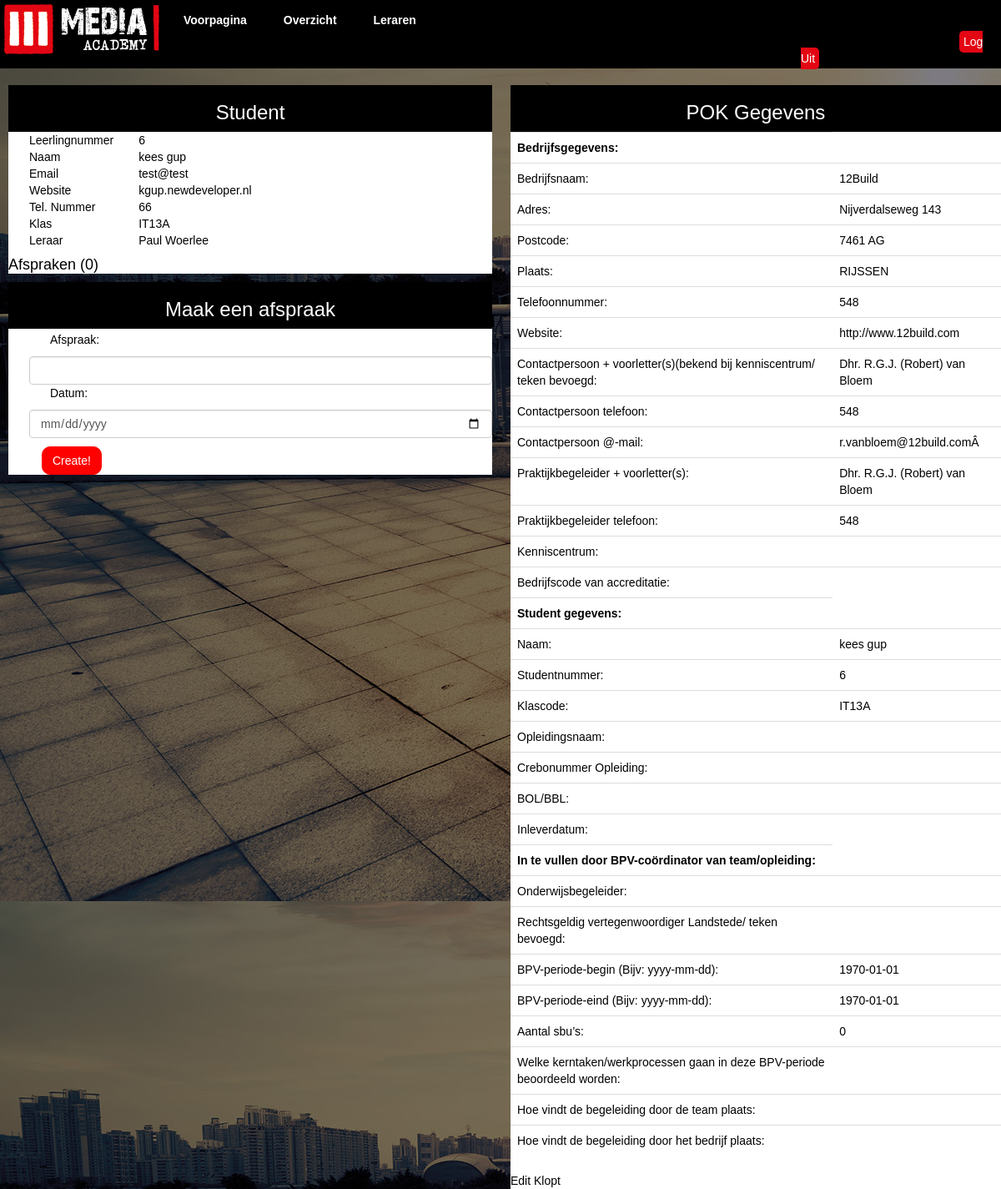
The page /leraren/showStudent/6 (signed in) on the database as committed earlier.
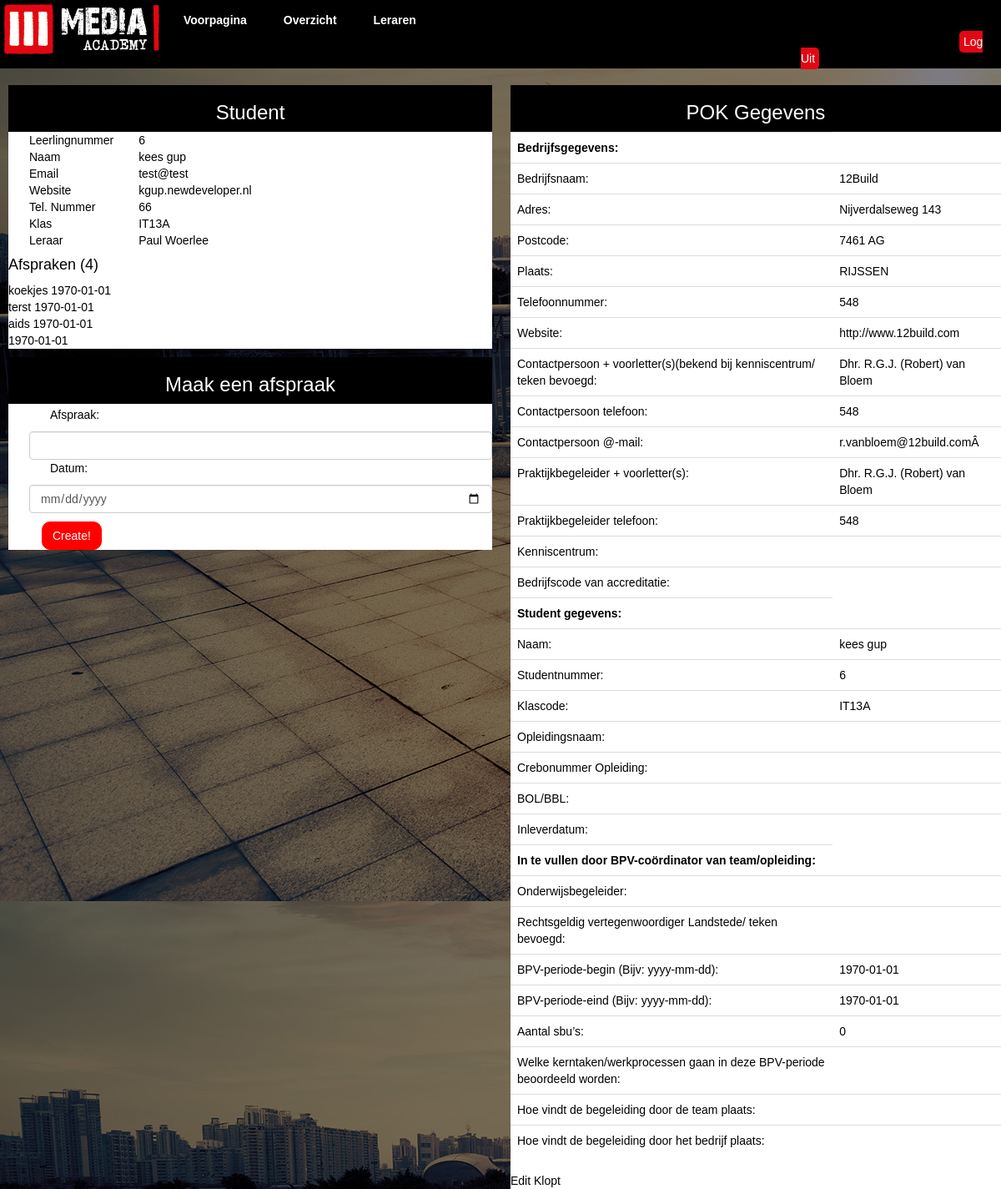
The same page on the database as committed later.
### tables this page shows
CREATE TABLE IF NOT EXISTS `studenten` (
  `leerlingnummer` int(11) NOT NULL,
  `voornaam` varchar(25) NOT NULL,
  `achternaam` varchar(25) NOT NULL,
  `wachtwoord` varchar(256) NOT NULL,
  `email` varchar(30) NOT NULL,
  `geboortedatum` timestamp NOT NULL DEFAULT CURRENT_TIMESTAMP ON UPDATE CURRENT_TIMESTAMP,
  `telefoonnummer` int(11) NOT NULL,
  `klas` varchar(11) NOT NULL,
  `leraar_id` int(11) NOT NULL,
  PRIMARY KEY (`leerlingnummer`)
);

CREATE TABLE IF NOT EXISTS `pokaanvraag` (
  `id` int(11) NOT NULL AUTO_INCREMENT,
  `leerlingnummer` int(11) NOT NULL,
  `bedrijfNaam` varchar(50) NOT NULL,
  `bedrijfAdres` varchar(50) NOT NULL,
  `bedrijfPostcode` varchar(10) NOT NULL,
  `bedrijfPlaats` varchar(50) NOT NULL,
  `bedrijfTelefoon` varchar(20) NOT NULL,
  `bedrijfWebsite` varchar(50) NOT NULL,
  `bedrijfContactPersoon` varchar(50) NOT NULL,
  `bedrijfContactPersoonTelefoon` varchar(20) NOT NULL,
  `bedrijfContactPersoonEmail` varchar(50) NOT NULL,
  `bedrijfPraktijkBegeleider` varchar(50) NOT NULL,
  `bedrijfPraktijkBegeleiderTelefoon` varchar(20) NOT NULL,
  `bedrijfKennisCentrum` varchar(50) NOT NULL,
  `bedrijfCode` varchar(20) NOT NULL,
  `studentNaam` varchar(50) NOT NULL,
  `studentKlas` varchar(20) NOT NULL,
  `studentOpleiding` varchar(50) NOT NULL,
  `studentCreboNummerOpleiding` varchar(20) NOT NULL,
  `studentRichting` varchar(50) NOT NULL,
  `studentInleverdatum` varchar(50) NOT NULL,
  `onderwijsBegeleider` varchar(50) NOT NULL,
  `vertegenwoordigerLandstede` varchar(50) NOT NULL,
  `bpvPeriodeBegin` int(11) NOT NULL,
  `bpvPeriodeEind` int(11) NOT NULL,
  `bpvSbu` int(11) NOT NULL,
  `werkprocessen` varchar(240) NOT NULL,
  `begeleidingTeam` varchar(240) NOT NULL,
  `begeleidingBedrijf` varchar(240) NOT NULL,
  `pokStatus` int(2) NOT NULL,
  PRIMARY KEY (`id`)
);

CREATE TABLE IF NOT EXISTS `leraren` (
  `id` int(11) NOT NULL AUTO_INCREMENT,
  `leraar_voornaam` varchar(25) NOT NULL,
  `leraar_achternaam` varchar(25) NOT NULL,
  `wachtwoord` varchar(256) NOT NULL,
  `leraar_email` varchar(25) NOT NULL,
  PRIMARY KEY (`id`)
);

CREATE TABLE IF NOT EXISTS `calender` (
  `id` int(11) NOT NULL AUTO_INCREMENT,
  `timestamp` int(32) NOT NULL,
  `afspraak` varchar(500) NOT NULL,
  `leerlingnummer` int(11) NOT NULL,
  `leraren_id` int(11) NOT NULL,
  PRIMARY KEY (`id`)
);

### controller/leraren.class.php (called while the page is built, shortened)
<?php
class Leraren extends Controller{
    public function __construct(){
	$this->view->title = 'Leraren';
	$this->view->style = 'bootstrap';
	$this->view->altStyle = 'style1';
    }
    function showStudent($leerlingNummer){
	$student = $this->model->getStudent($leerlingNummer);
	$afspraken = $this->model->afspraken($leerlingNummer);
	$locations = "[";
	foreach($student as $mapsLocation){
	    $locations .= "'" . $mapsLocation['bedrijfPostcode'] . "'" . ", ";
	}
	$locations = substr($locations, 0, strlen($locations) - 2) . "]";
	$names = "[";
	foreach($student as $name){
	    $names .= "'" . $name['voornaam'] . " " . $name['achternaam'] . "'" . ", ";
	}
	$names = substr($names, 0, strlen($names) - 2) . "]";
	$this->view->afspraken = $afspraken;
	$this->view->names = $names;
	$this->view->locations = $locations;
	$this->view->student = $student;
	$this->view->edit = false;
	$this->view->render('student');
    }
}

### libs/ini.php (called while the page is built, shortened)
<?php
require 'libs/router.php';
require 'libs/controller.php';
require 'libs/view.php';
require 'libs/model.php';
$site = new Router();

### index.php (called while the page is built)
<?php
require 'libs/ini.php';

### libs/model.php (called while the page is built)
<?php
class Model{
    public function __construct(){
	$this->dbh = new Database();
    }
}

### model/leraren.model.php (called while the page is built, shortened)
<?php
class Leraren_Model extends Model{
    public function getStudent($leerlingNummer){
	$sth = $this->dbh->prepare("SELECT studenten.*, leraren.*, pokaanvraag.* "
		. "			FROM studenten"
		. "			    JOIN leraren ON"
		. "				studenten.leraar_id = leraren.id"
		. "			    JOIN pokaanvraag ON"
		. "				studenten.leerlingnummer = pokaanvraag.leerlingnummer"
		. "			WHERE studenten.leerlingnummer = ? "
		. "			ORDER BY pokaanvraag.id DESC LIMIT 1");
	$sth->execute(array(
	    $leerlingNummer
	));
	return $sth->fetchall();
    }
    public function afspraken($leerlingNummer){
	$sth = $this->dbh->prepare("SELECT * FROM calender WHERE leerlingnummer = :leerlingnummer");
	$sth->execute(array(
	    ':leerlingnummer' => $leerlingNummer
	));
	return $sth->fetchall();
    }
}

### libs/controller.php (called while the page is built, shortened)
<?php
class Controller {
    public function loadmodel($name) {
        $path = 'model/' . $name . '.model.php';
        if (file_exists($path)) {
            $this->model = new $modelname;
        }
    }
}

### view/content/student.php (the view, shortened to what this page needs)
<div id="lHolder" style="width: 50%; display: inline-block;">
    <div id="klassen">
        <div id="klassen1">
            <h3>
                Student
            </h3>
        </div>
        <table class='haai'>
            <tr>
                <td>
                    Leerlingnummer
                </td>
                <td>
                    <?php
                    echo $this->student[0]["leerlingnummer"];
                    ?>
                </td>
            </tr>
            <tr>
                <td>
                    Naam
                </td>
                <td>
                    <?php
                    echo $this->student[0]["voornaam"] . " " . $this->student[0]["achternaam"];
                    ?>
                </td>
            </tr>
            <tr>
                <td>
                    Email
                </td>
                <td>
                    <?php
                    echo $this->student[0]["email"];
                    ?>
                </td>
            </tr>
            <tr>
                <td>
                    Website
                </td>
                <td>
                    <a href='http://<?php echo $this->student[0]["voornaam"][0] . $this->student[0]["achternaam"]; ?>.newdeveloper.nl' target='_blank'><?php echo $this->student[0]["voornaam"][0] . $this->student[0]["achternaam"]; ?>.newdeveloper.nl</a><br>
                </td>
            </tr>
            <tr>
                <td>
                    Tel. Nummer
                </td>
                <td>
                    <?php
                    echo $this->student[0]["telefoonnummer"];
                    ?>
                </td>
            </tr>
            <tr>
                <td>
                    Klas
                </td>
                <td>
                    <?php
                    echo $this->student[0]["klas"];
                    ?>
                </td>
            </tr>
            <tr>
                <td>
                    Leraar
                </td>
                <td>
                    <?php
                    echo $this->student[0][10] . ' ' . $this->student[0][11];
                    ?>
                </td>
            </tr>
        </table>
        <h4>
            Afspraken (<?php
            if (isset($this->afspraken)) {
                echo count($this->afspraken);
            } else {
                echo '0';
            }
            ?>)
        </h4>
        <?php
        if (isset($this->afspraken)) {
            foreach ($this->afspraken as $afspraak) {
                echo $afspraak['afspraak'] . " " . date('Y-m-d', strtotime($afspraak['timestamp'])) . "<br>";
            }
        } else {
        }
        ?>
    </div>
    <div id="afspraakMaken">
        <h3>
            Maak een afspraak
        </h3>
        <form action='<?php echo URL ?>leraren/caldav' method='post'>
            <p class="formulier">Afspraak:</p><input type='text' class='form-control' name='afspraak'>
            <p class="formulier">Datum:</p><input type='date' class='form-control' name='tijd'>
            <input type='submit' class='btn btn-primary' value='Create!'>
        </form>
    </div>
    <div id="studentMap" style="width: 500px; height: 400px;">
    </div>
</div>
<div id="stage">
    <div id="stage1">
        <h3>
            POK Gegevens
        </h3>
    </div>
    <?php
    if ($this->edit == false) {
        echo
        "<table class='table'>
                    <tr><td><b>Bedrijfsgegevens:</b></tr></td>
		    <tr><td>Bedrijfsnaam:</td><td>" . $this->student[0]['bedrijfNaam'] . "</td></tr>
		    <tr><td>Adres:</td><td>" . $this->student[0]['bedrijfAdres'] . "</td></tr>
		    <tr><td>Postcode:</td><td>" . $this->student[0]['bedrijfPostcode'] . "</td></tr>
		    <tr><td>Plaats:</td><td>" . $this->student[0]['bedrijfPlaats'] . "</td></tr>
		    <tr><td>Telefoonnummer:</td><td>" . $this->student[0]['bedrijfTelefoon'] . "</td></tr>
		    <tr><td>Website:</td><td>" . $this->student[0]['bedrijfWebsite'] . "</td></tr>
		    <tr><td>Contactpersoon + voorletter(s)(bekend bij kenniscentrum/ teken bevoegd:</td><td>" . $this->student[0]['bedrijfContactPersoon'] . "</td></tr>
		    <tr><td>Contactpersoon telefoon:</td><td>" . $this->student[0]['bedrijfContactPersoonTelefoon'] . "</td></tr>
		    <tr><td>Contactpersoon @-mail:</td><td>" . $this->student[0]['bedrijfContactPersoonEmail'] . "</td></tr>
		    <tr><td>Praktijkbegeleider + voorletter(s):</td><td>" . $this->student[0]['bedrijfPraktijkBegeleider'] . "</td></tr>
		    <tr><td>Praktijkbegeleider telefoon:</td><td>" . $this->student[0]['bedrijfPraktijkBegeleiderTelefoon'] . "</td></tr>
		    <tr><td>Kenniscentrum:</td><td>" . $this->student[0]['bedrijfKennisCentrum'] . "</td></tr>
		    <tr><td>Bedrijfscode van accreditatie:</td><td>" . $this->student[0]['bedrijfCode'] . "</td></tr>
                    <tr><td><b>Student gegevens:</b></tr></td>
		    <tr><td>Naam:</td><td>" . $this->student[0]['voornaam'] . " " . $this->student[0]['achternaam'] . "</td></tr>
		    <tr><td>Studentnummer:</td><td>" . $this->student[0]['leerlingnummer'] . "</td></tr>
		    <tr><td>Klascode:</td><td>" . $this->student[0]['klas'] . "</td></tr>
		    <tr><td>Opleidingsnaam:</td><td>" . $this->student[0]['studentOpleiding'] . "</td></tr>
		    <tr><td>Crebonummer Opleiding:</td><td>" . $this->student[0]['studentCreboNummerOpleiding'] . "</td></tr>
		    <tr><td>BOL/BBL:</td><td>" . $this->student[0]['studentRichting'] . "</td></tr>
		    <tr><td>Inleverdatum:</td><td>" . $this->student[0]['studentInleverdatum'] . "</td></tr>
		    <tr><td><b>In te vullen door BPV-coördinator van team/opleiding:</b></td></tr>
		    <tr><td>Onderwijsbegeleider:</td><td>" . $this->student[0]['onderwijsBegeleider'] . "</td></tr>
		    <tr><td>Rechtsgeldig vertegenwoordiger Landstede/ teken bevoegd:</td><td>" . $this->student[0]['vertegenwoordigerLandstede'] . "</td></tr>
		    <tr><td>BPV-periode-begin (Bijv: yyyy-mm-dd):</td><td>" . date("Y-m-d", $this->student[0]['bpvPeriodeBegin']) . "</td></tr>
		    <tr><td>BPV-periode-eind (Bijv: yyyy-mm-dd):</td><td>" . date("Y-m-d", $this->student[0]['bpvPeriodeEind']) . "</td></tr>
		    <tr><td>Aantal sbu’s:</td><td>" . $this->student[0]['bpvSbu'] . "</td></tr>
		    <tr><td>Welke kerntaken/werkprocessen gaan in deze BPV-periode beoordeeld worden:</td><td>" . $this->student[0]['werkprocessen'] . "</td></tr>
		    <tr><td>Hoe vindt de begeleiding door de team plaats:</td><td>" . $this->student[0]['begeleidingTeam'] . "</td></tr>
		    <tr><td>Hoe vindt de begeleiding door het bedrijf plaats:</td><td>" . $this->student[0]['begeleidingBedrijf'] . "</td></tr>
                </table>
                <a href='" . URL . "leraren/editPok/" . $this->student[0]['leerlingnummer'] . "'>Edit</a>
		<a href='" . URL . "leraren/pokGoed/" . $this->student[0]['id'] . "'>Klopt</a>";
    }
    ?>

### libs/router.php (shortened to what this page needs)
<?php
class Router {
    function __construct() {
        $url = isset($_GET['url']) ? $_GET['url'] : null;
        $url = rtrim($url, '/');
        $url = explode('/', $url);
        $controller = new $url[0];
        $controller->loadmodel($url[0]);
        if (isset($url[2])) {
            if (method_exists($controller, $url[1])) {
                $controller->{$url[1]}($url[2]);
            } else {
                $this->error();
            }
        }
    }
}

### libs/view.php (shortened to what this page needs)
<?php
class View {
    public function render($name, $noInclude = false) {
        if ($noInclude == true) {
            require 'view/content/' . $name . '.php';
        } else {
            require 'view/template/header.php';
            require 'view/content/' . $name . '.php';
            require 'view/template/footer.php';
        }
    }
}

### view/template/header.php (shortened to what this page needs)
<!DOCTYPE html>
<html>
    <head>
        <link rel='stylesheet' type='text/css' href='<?php echo URL ?>public/css/<?php if(isset($this->style)){echo $this->style;}else{echo 'style';} ?>.css'>
        <link rel='stylesheet' type='text/css' href='<?php echo URL ?>public/css/<?php if(isset($this->altStyle)){echo $this->altStyle;}else{echo 'style';} ?>.css'>
    </head>
    <body
        <div class='container'>
            <div class='nav-header'>
                <div class="head-link">
		    <img src="<?php echo URL ?>public/img/logo2.png" alt="">
		</div>
		<?php
		if(isset($_SESSION['user_id']) && $_SESSION['role'] == 0){
		    echo "<a class='head-link' href='" . URL . "voorpagina'><div class='col-md-1-link'>Voorpagina</div></a>
		    <a class='head-link' href='" . URL . "overzicht'><div class='col-md-1-link'>Overzicht</div></a>
		    <a class='head-link' href='" . URL . "studenten'><div class='col-md-1-link'>Studenten</div></a>
		    <div class='andere'>";
		}else if(isset($_SESSION['user_id']) && $_SESSION['role'] == 1){
		    echo "<a class='head-link' href='" . URL . "voorpagina'><div class='col-md-1-link'>Voorpagina</div></a>
		    <a class='head-link' href='" . URL . "overzicht'><div class='col-md-1-link'>Overzicht</div></a>
		    <a class='head-link' href='" . URL . "leraren'><div class='col-md-1-link'>Leraren</div></a>
		    <div class='andere'>";
		}else{
		    echo "<div class='andere'>";
		}
		if(!isset($_SESSION['user_id'])){
		    echo"<form id='loginForm' method='post' action='" . URL . "login/userLogin'>
		    <input type='text' name='username' />
		    <select id='keuze' name='type'>
			<option value='0'>
			    Leerling
			</option>
			<option value='1'>
			    Leraar
			</option>
		    </select><br>
		    <input type='password' name='password'>
		    <input id='login' type='submit' value='Login' />
		    </form>";
		}else{
		    echo "<br /><br /><div></div><a id='loguit' href='" . URL . "login/UserLogout'>Log Uit</a>";
		}
		?>
	    </div>
	</div>

### view/template/footer.php (shortened to what this page needs)
</div>
</body>
</html>

### public/css/style1.css (style rules this page uses)
body { font-family: Arial; background: url(../img/Header-3.jpg); }
.nav-header { margin-bottom: 20px; }
h3 { margin: 0px 0px 3px 0px; padding-top:20px; text-align: center; font-family: arial; }
.formulier { margin-left: 25px; }
form { padding-left: 25px; }
#loguit { margin-left: 190px; }
td { padding:0 5px 0 25px; }
tr { padding-left: 25 }
#klassen { position: relative; display: block; margin: 0px 10px 10px 10px; background-color: white; color: black; min-height: 169px; }
#studentMap { margin-left: 10px; }
#stage { width:49%; background-color: white; color: black; float: right; }
#stage1, #klassen1, #afspraakMaken h3 { background-color: black; color: white; height: 56px; }
#afspraakMaken { background: white; margin: 10px; }

Rows that differ between the two databases and show on the page:
added calender: afspraak "koekjes", timestamp "1970-01-01"
added calender: afspraak "terst", timestamp "1970-01-01"
added calender: afspraak "aids", timestamp "1970-01-01"
added calender: timestamp "1970-01-01"
Other text that changed with them:
count($this->afspraken): "0" → "4"
